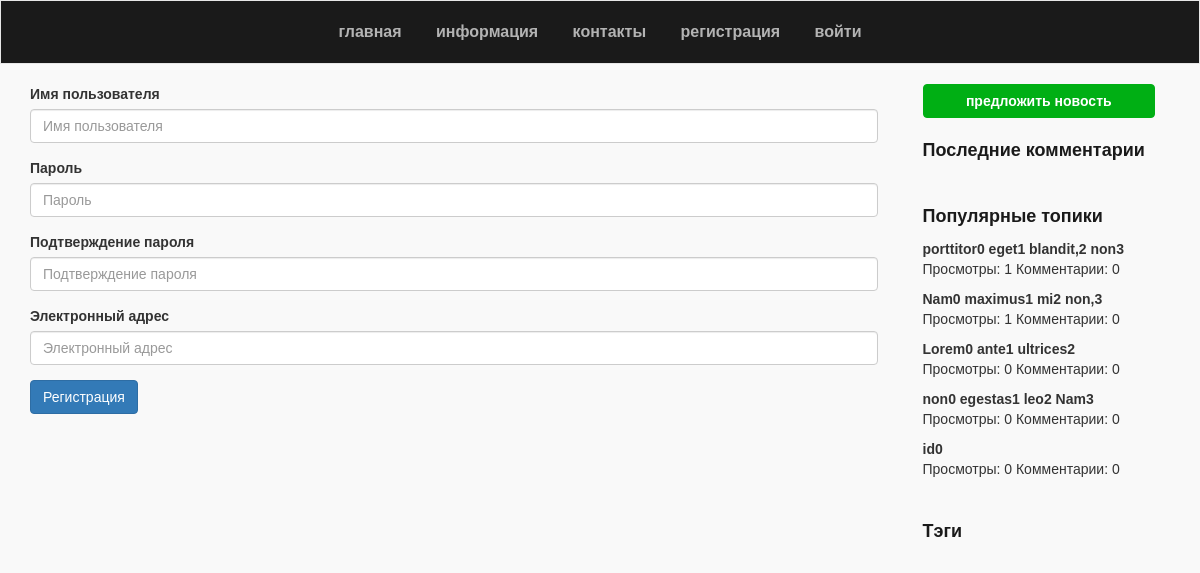
Page /registration/ on the committed database.
### articles/models.py (models this page shows, shortened)
class Article(models.Model):
    title = models.CharField(max_length=60, unique=True)
    text = models.TextField()
    day = models.DateField(default=datetime.date.today(), editable=False)
    created = models.DateTimeField(default=timezone.now, editable=False)
    edited = models.DateTimeField(default=timezone.now, editable=False)
    author = models.ForeignKey(settings.AUTH_USER_MODEL, on_delete=models.CASCADE)
    primary_key = models.SlugField(primary_key=True, unique=True, max_length=100, editable=False)
    rating_object = GenericRelation(RatingModel)
    image_object = GenericRelation(Image)
    def get_hits(self):
        return self.hitcount.hits
    objects = ArticleManager()

### hit/models.py (models this page shows, shortened)
class HitCount(models.Model):
    article = models.OneToOneField(Article, on_delete=models.CASCADE)
    hits = models.SmallIntegerField(default=0)
    created = models.DateTimeField(auto_now_add=True)
    edited = models.DateTimeField(auto_now_add=True)

### registration/views.py (the view, shortened to what this page needs)
class RegistrationView(SendEmailMixIn, SigningMixIn, generic.FormView):
    template_name = 'registration/registration.html'
    form_class = forms.RegistrationForm
    user = None

### registration/forms.py (shortened to what this page needs)
class RegistrationForm(forms.Form):
    username = forms.CharField(max_length=20,
                               label='Имя пользователя',
                               error_messages={'required': 'введите имя пользователя'}
                               )
    password_1 = forms.CharField(widget=forms.PasswordInput,
                                 label='Пароль',
                                 error_messages={'required': 'введите пароль'}
                                 )
    password_2 = forms.CharField(widget=forms.PasswordInput,
                                 label='Подтверждение пароля',
                                 error_messages={'required': 'подтвердите пароль'}
                                 )
    email = forms.EmailField(label='Электронный адрес',
                             error_messages={'required': 'введите электронный адрес'}
                             )

### articles/models.py (called while the page is built)
    def get_popular_articles(self):
        return Article.objects.all().order_by('hitcount__hits').reverse()

### comments/models.py (called while the page is built)
    def recent_comments(self):
        return Comment.objects.order_by('-created')[:5]

### utils_tags_cp/cp.py (called while the page is built)
def popular_articles(request):
    articles = Article.objects.get_popular_articles()[:5]
    return {'POPULAR_ARTICLES': articles}

def tag_list(request):
    tags = Tag.objects.all()
    return {"TAGS": tags}

def search_form(request):
    form = SearchForm
    return {"SEARCH_FORM": form}

def recent_comments(request):
    return {"RECENT_COMMENTS": Comment.objects.recent_comments()}

### utils_tags_cp/templatetags/custom_templates.py (called while the page is built)
@register.simple_tag(name='login')
def login_form():
    return LoginForm()

@register.simple_tag(name='registration')
def registration_form():
    return RegistrationForm()

### templates/registration/registration.html (shortened to what this page needs)
{% extends 'main_page/static_templates/main_page_carcass.html' %}
{% load staticfiles %}
{% load bootstrap3 %}
{% block content %}
    <form method="post" action="">
        {% bootstrap_form form %}
        <button type="submit" class="btn btn-primary btn-md">Регистрация</button>
    </form>
{% endblock %}

### templates/main_page/blocks/sidebar.html (shortened to what this page needs)
{% load custom_templates %}
<div class="col-lg-12 col-sm-12 col-md-12">
    <div class="prop-article">
        <button type="button" class="btn btn-primary" onclick="location.href = '/create_article/'">предложить новость</button>
    </div>
    <div class="recent-comments">
        <div class="recent-comments-heading">Последние комментарии</div>
    </div>
    <div class="popular-posts" style="margin-top: 40px">
        <div class="popular-article-heading">
            Популярные топики
        </div>
        {% for article in POPULAR_ARTICLES %}
            <a href="/article/{{ article.pk }}">
                <div class="popular-article-title">{{ article.title }}</div>
                <div class="popular-article-info">
                    Просмотры: {{ article.get_hits }} Комментарии: {{ article.comment_set.all.count }}
                </div>
            </a>
        {% endfor %}
    </div>
        <div class="tags" style="margin-top: 40px">
        <div class="tags-title">
            Тэги
        </div>
    </div>
</div>

### Blog_01/static/css/main_page.css (style rules this page uses)
body { font-family: proxima_nova,sans-serif; font-weight: 400; font-size: 14px; background-color: #F9F9F9; min-height: 100%; text-rendering: optimizeLegibility; }

### Blog_01/static/css/sidebar.css (style rules this page uses)
.recent-comments-heading, .popular-article-heading, .tags-title, .comments-title { color: #1a1a1a; font-size: 18px; font-weight: 700; }
.comment-info, .popular-article-title { color: #333; font-size: 14px; font-weight: 700; margin-top: 10px; white-space: nowrap; overflow: hidden; text-overflow: ellipsis; }
.comment-pretext, .popular-article-info { color: #333; font-size: 14px; font-weight: 500; white-space: nowrap; overflow: hidden; text-overflow: ellipsis; }
.user-info-send-message button, .user-info-password-change button, .password-reset-subm, .login-subm, .answer-submit, .tag, .send-message-subm, .tag:focus, .tag:active, .tag:active:focus, .login-subm:focus, .login-subm:active, .login-subm:active:focus, .password-reset-submit:focus, .password-reset-subm:active, .password-reset-subm:active:focus, .user-info-send-message button:focus, .user-info-send-message button:active, .user-info-send-message button:active:focus, .user-info-password-change button:focus, .user-info-password-change button:active, .user-info-password-change button:active:focus, .password-reset-subm:focus, .password-reset-subm:active, .password-reset-subm:active:focus, .answer-submit:focus, .answer-submit:active, .answer-submit:active:focus, .send-message-subm:focus, .send-message-subm:active, .send-message-subm:active:focus, .prop-article button, .prop-article button:focus, .prop-article button:active, .prop-article button:active:focus, .send-article, .send-article:focus, .send-article:active, .send-article:active:focus, .message-submit, .message-submit:focus, .message-submit:active, .message-submit:active:focus, .password-recovery-button, .password-recovery-button:focus, .password-recovery-button:active, .password-recovery-button:active:focus, .message-submit-chat, .message-submit-chat, .message-submit-chat:focus, .message-submit:active, .message-submit:active:focus { background-color: #00af14; border-color: #00af14; outline: none; }
.prop-article button { width: 100%; margin-bottom: 20px; font-weight: 700; }

### Blog_01/static/css/article-details.css (style rules this page uses)
.article-like-buttons .glyphicon-thumbs-down, .article-like-buttons .glyphicon-thumbs-up, .dislikes-count, .likes-count, a, a:hover { color: #b3b3b3 }

### rows in the picture
Article: title "porttitor0 eget1 blandit,2 non3", get_hits "1", comment_set.all.count "0"
Article: title "Nam0 maximus1 mi2 non,3", get_hits "1", comment_set.all.count "0"
Article: title "Lorem0 ante1 ultrices2", get_hits "0", comment_set.all.count "0"
Article: title "non0 egestas1 leo2 Nam3", get_hits "0", comment_set.all.count "0"
Article: title "id0", get_hits "0", comment_set.all.count "0"
